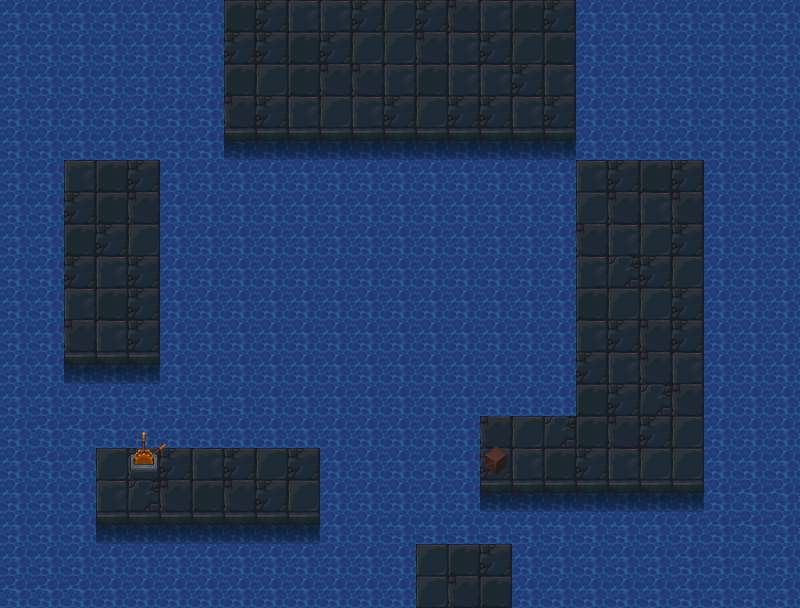

This game map was drawn from its Tiled (.tmx) file and the tilesets committed beside it. A one-line description and the trimmed map source follow:
An orthogonal 25x19 tile map with 32x32 px tiles, 4 tile layers (bg, floor object 1, switchoff, switchon) and 38 objects (13x water, 8x collision, 3x block, 2x slingshot, opensw, ...).

<map version="1.0" tiledversion="1.1.4" orientation="orthogonal" renderorder="right-down" width="25" height="19" tilewidth="32" tileheight="32" infinite="0" nextobjectid="46">
 <tileset firstgid="1" name="tiles" tilewidth="32" tileheight="32" tilecount="240" columns="10">
  <image source="tiles.png" width="320" height="768" />
 </tileset>
 <layer name="bg" width="25" height="19">
  <properties>
   <property name="bg" value="0" />
   <property name="tileset" value="tiles" />
  </properties>
  <data>[475 cells, 475 non-empty, 18 distinct tile ids]</data>
 </layer>
 <layer name="floor object 1" width="25" height="19">
  <properties>
   <property name="bg" value="0" />
   <property name="tileset" value="tiles" />
  </properties>
  <data>[475 cells, 2 non-empty, 2 distinct tile ids]</data>
 </layer>
 <layer name="switchoff" width="25" height="19">
  <properties>
   <property name="switchoff" value="2" />
   <property name="tileset" value="tiles" />
  </properties>
  <data>[475 cells, 4 non-empty, 4 distinct tile ids]</data>
 </layer>
 <layer name="switchon" width="25" height="19">
  <properties>
   <property name="switchon" value="2" />
   <property name="tileset" value="tiles" />
  </properties>
  <data>[475 cells, 2 non-empty, 2 distinct tile ids]</data>
 </layer>
 <objectgroup name="open switch" visible="0">
  <object id="27" type="opensw" x="107.521" y="449.224" width="70.1517" height="50.1849" />
 </objectgroup>
 <objectgroup name="collision">
  <object id="6" type="collision" x="448.585" y="29.6457" width="31.173" height="31.8145" />
  <object id="7" type="collision" x="255.429" y="30.1755" width="33.6117" height="33.1136" />
  <object id="8" type="collision" x="255.522" y="480.127" width="32.2143" height="41.0607" />
  <object id="9" type="collision" x="485.853" y="444.578" width="20.2908" height="44.1106" />
  <object id="23" type="collision" x="65.411" y="253.421" width="31.2336" height="33.84" />
  <object id="25" type="collision" x="671.991" y="254.875" width="31.0457" height="30.7942" />
  <object id="26" type="collision" x="131.439" y="441.891" width="29.2006" height="33.1333" />
  <object id="37" type="collision" x="446.987" y="573.816" width="34.4819" height="34.156" />
 </objectgroup>
 <objectgroup name="button">
  <properties>
   <property name="button" value="1" />
  </properties>
  <object id="10" name="2.1" type="button" x="432" y="16" width="65.6115" height="62.0126" />
  <object id="11" name="1.1" x="240" y="16" width="64.8801" height="62.254" />
  <object id="12" name="1.2" x="240" y="464" width="63.8638" height="50.0603" />
  <object id="13" name="2.2" x="432" y="560" width="63.8295" height="47.0119" />
  <object id="22" name="3.1" x="48" y="240.147" width="64.9539" height="61.1813" />
  <object id="24" name="3.2" x="656" y="240" width="47.3763" height="62.693" />
 </objectgroup>
 <objectgroup name="player">
  <object id="14" name="princess" type="player" x="109.431" y="329.599" width="13.5027" height="12.3754">
   <ellipse />
  </object>
 </objectgroup>
 <objectgroup name="water" visible="0">
  <object id="1" type="water" x="177.269" y="154.334" width="381.597" height="213.993" />
  <object id="28" type="water" x="590.1" y="9.05524" width="200.724" height="135.829" />
  <object id="29" type="water" x="17.5731" y="9.16222" width="188.707" height="136.479" />
  <object id="30" type="water" x="11.3101" y="148.694" width="37.9743" height="224.711" />
  <object id="31" type="water" x="333.535" y="437.247" width="67.115" height="166.436" />
  <object id="32" type="water" x="511.943" y="504.791" width="284.918" height="101.91" />
  <object id="33" type="water" x="463.75" y="377.486" width="94.9984" height="22.668" />
  <object id="34" type="water" x="76.8621" y="376.842" width="388.302" height="53.2339" />
  <object id="35" type="water" x="721.033" y="146.356" width="73.9511" height="357.689" />
  <object id="38" type="water" x="400.091" y="502.097" width="107.673" height="27.2016" />
  <object id="39" type="water" x="13.6008" y="375.156" width="64.6039" height="223.28" />
  <object id="40" type="water" x="78.2047" y="566.701" width="256.149" height="35.1354" />
  <object id="43" type="water" x="397.824" y="426.159" width="66.8707" height="72.5377" />
 </objectgroup>
 <objectgroup name="item">
  <properties>
   <property name="item" value="0" />
  </properties>
  <object id="44" name="slingshot" type="slingshot" x="71.4305" y="167.121" width="18.0363" height="19.1636">
   <properties>
    <property name="from" value="slingshot" />
   </properties>
  </object>
 </objectgroup>
 <objectgroup name="itemchoose">
  <properties>
   <property name="itemchoose" value="0" />
  </properties>
  <object id="45" name="slingshot" x="65.0183" y="159.073" width="48.9635" height="45.8544" />
 </objectgroup>
 <objectgroup name="waterfront" visible="0">
  <object id="42" type="waterfront" x="190.411" y="449.827" width="387.623" height="2.2668" />
 </objectgroup>
 <objectgroup name="waterback" visible="0">
  <object id="3" type="waterback" x="128.509" y="128.509" width="543.343" height="3.38181" />
 </objectgroup>
 <objectgroup name="waterright" visible="0">
  <object id="20" type="waterright" x="576.225" y="141.436" width="4.86677" height="351.624" />
 </objectgroup>
 <objectgroup name="waterleft" visible="0">
  <object id="19" type="waterleft" x="157.755" y="99.5842" width="3.65008" height="351.624" />
 </objectgroup>
 <objectgroup name="block">
  <properties>
   <property name="block" value="1" />
  </properties>
  <object id="4" name="1" type="block" x="255.89" y="420.054" width="31.5635" height="28.1817" />
  <object id="5" name="2" type="block" x="447.347" y="126.496" width="31.5635" height="28.1817" />
  <object id="18" name="3" type="block" x="549.066" y="256.811" width="27.9839" height="26.7672" />
 </objectgroup>
</map>
